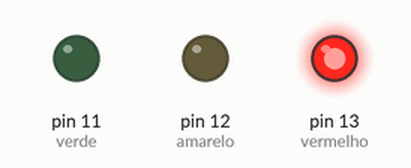
The sketch below on a simulated Arduino Uno, built with avr-gcc and run on an emulated ATmega328P. Shown: output pins drawn as LEDs (lit = HIGH).

Above: at 2.5 s.
At 7.5 s:
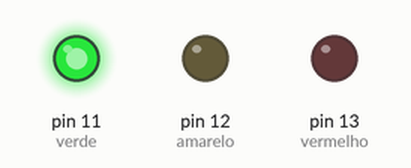
At 11.0 s:
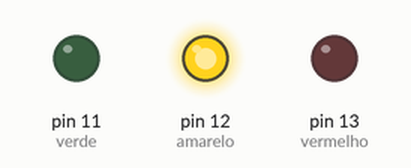
Timing chart, 0 to 15.6 s (numbered marks = the images above):
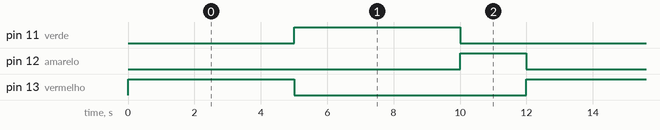

The sketch:

sem_foro.ino
```cpp
// Definição dos pinos
int vermelho = 13;
int amarelo = 12;
int verde = 11;

void setup() {
  // Configura os pinos como saída
  pinMode(vermelho, OUTPUT);
  pinMode(amarelo, OUTPUT);
  pinMode(verde, OUTPUT);
}

void loop() {
  // 1. Vermelho aceso (PARE) por 5 segundos
  digitalWrite(vermelho, HIGH);
  digitalWrite(amarelo, LOW);
  digitalWrite(verde, LOW);
  delay(5000);

  // 2. Verde aceso (SIGA) por 5 segundos
  digitalWrite(vermelho, LOW);
  digitalWrite(amarelo, LOW);
  digitalWrite(verde, HIGH);
  delay(5000);

  // 3. Amarelo aceso (ATENÇÃO) por 2 segundos
  digitalWrite(vermelho, LOW);
  digitalWrite(amarelo, HIGH);
  digitalWrite(verde, LOW);
  delay(2000);
}
```

Measured:
- by itself, pin 11 (verde), pin 13 (vermelho): alternates HIGH for 5.0 s and LOW for 7.0 s
- by itself, pin 12 (amarelo): alternates HIGH for 2.0 s and LOW for 10.0 s
- by itself, everything shown: repeats every 12.0 s, in 3 steps
